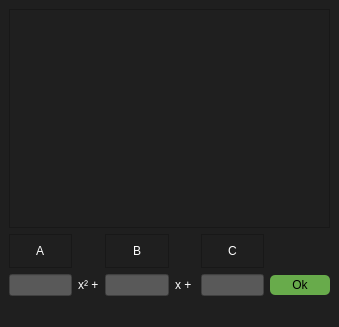
<?xml version="1.0" encoding="UTF-8"?>
<ui version="4.0">
 <class>MainWindow</class>
 <widget class="QMainWindow" name="MainWindow">
  <property name="geometry">
   <rect>
    <x>0</x>
    <y>0</y>
    <width>339</width>
    <height>327</height>
   </rect>
  </property>
  <property name="windowTitle">
   <string>MainWindow</string>
  </property>
  <property name="styleSheet">
   <string notr="true">background-color: rgb(31, 31, 31);</string>
  </property>
  <widget class="QWidget" name="centralwidget">
   <layout class="QGridLayout" name="gridLayout">
    <item row="2" column="4">
     <widget class="QFrame" name="frameC">
      <property name="styleSheet">
       <string notr="true">color: rgb(255, 255, 255);</string>
      </property>
      <property name="frameShape">
       <enum>QFrame::StyledPanel</enum>
      </property>
      <property name="frameShadow">
       <enum>QFrame::Raised</enum>
      </property>
      <layout class="QHBoxLayout" name="horizontalLayout">
       <item alignment="Qt::AlignHCenter">
        <widget class="QLabel" name="textC">
         <property name="text">
          <string>C</string>
         </property>
        </widget>
       </item>
      </layout>
     </widget>
    </item>
    <item row="3" column="1">
     <widget class="QLabel" name="xquadrado">
      <property name="styleSheet">
       <string notr="true">color: rgb(255, 255, 255);</string>
      </property>
      <property name="text">
       <string>x² +</string>
      </property>
     </widget>
    </item>
    <item row="3" column="2">
     <widget class="QLineEdit" name="boxB">
      <property name="styleSheet">
       <string notr="true">background-color: rgb(89, 89, 89);</string>
      </property>
     </widget>
    </item>
    <item row="3" column="5">
     <widget class="QPushButton" name="ok">
      <property name="minimumSize">
       <size>
        <width>60</width>
        <height>20</height>
       </size>
      </property>
      <property name="styleSheet">
       <string notr="true">QPushButton{
background-color: rgb(104,171,75); 
color: rgb(0,0,0);
border-radius:5px;
}QPushButton::hover{
background-color: rgb(104,171,75); 
color: rgb(255,255,255);
border-radius:5px;
}QPushButton::pressed{
background-color: rgb(154,231,125); 
color: rgb(255,255,255);
border-radius:5px;
}</string>
      </property>
      <property name="text">
       <string>Ok</string>
      </property>
     </widget>
    </item>
    <item row="3" column="3">
     <widget class="QLabel" name="xmais">
      <property name="styleSheet">
       <string notr="true">color: rgb(255, 255, 255);</string>
      </property>
      <property name="text">
       <string>x + </string>
      </property>
     </widget>
    </item>
    <item row="3" column="4">
     <widget class="QLineEdit" name="boxC">
      <property name="styleSheet">
       <string notr="true">background-color: rgb(89, 89, 89);</string>
      </property>
     </widget>
    </item>
    <item row="2" column="2">
     <widget class="QFrame" name="frameB">
      <property name="sizePolicy">
       <sizepolicy hsizetype="Preferred" vsizetype="Preferred">
        <horstretch>0</horstretch>
        <verstretch>0</verstretch>
       </sizepolicy>
      </property>
      <property name="styleSheet">
       <string notr="true">color: rgb(255, 255, 255);</string>
      </property>
      <property name="frameShape">
       <enum>QFrame::StyledPanel</enum>
      </property>
      <property name="frameShadow">
       <enum>QFrame::Raised</enum>
      </property>
      <layout class="QHBoxLayout" name="horizontalLayout_2">
       <item alignment="Qt::AlignHCenter|Qt::AlignVCenter">
        <widget class="QLabel" name="textB">
         <property name="text">
          <string>B</string>
         </property>
        </widget>
       </item>
      </layout>
     </widget>
    </item>
    <item row="2" column="0">
     <widget class="QFrame" name="frameA">
      <property name="styleSheet">
       <string notr="true">color: rgb(255, 255, 255);</string>
      </property>
      <property name="frameShape">
       <enum>QFrame::StyledPanel</enum>
      </property>
      <property name="frameShadow">
       <enum>QFrame::Raised</enum>
      </property>
      <layout class="QHBoxLayout" name="horizontalLayout_3">
       <item alignment="Qt::AlignHCenter">
        <widget class="QLabel" name="textA">
         <property name="text">
          <string>A</string>
         </property>
        </widget>
       </item>
      </layout>
     </widget>
    </item>
    <item row="0" column="0" colspan="6">
     <widget class="QFrame" name="tela">
      <property name="sizePolicy">
       <sizepolicy hsizetype="Preferred" vsizetype="Preferred">
        <horstretch>0</horstretch>
        <verstretch>3</verstretch>
       </sizepolicy>
      </property>
      <property name="minimumSize">
       <size>
        <width>300</width>
        <height>200</height>
       </size>
      </property>
      <property name="sizeIncrement">
       <size>
        <width>0</width>
        <height>0</height>
       </size>
      </property>
      <property name="frameShape">
       <enum>QFrame::StyledPanel</enum>
      </property>
      <property name="frameShadow">
       <enum>QFrame::Raised</enum>
      </property>
     </widget>
    </item>
    <item row="3" column="0">
     <widget class="QLineEdit" name="boxA">
      <property name="styleSheet">
       <string notr="true">background-color: rgb(89, 89, 89);</string>
      </property>
     </widget>
    </item>
   </layout>
  </widget>
  <widget class="QMenuBar" name="menubar">
   <property name="enabled">
    <bool>false</bool>
   </property>
   <property name="geometry">
    <rect>
     <x>0</x>
     <y>0</y>
     <width>339</width>
     <height>21</height>
    </rect>
   </property>
  </widget>
  <widget class="QStatusBar" name="statusbar">
   <property name="enabled">
    <bool>false</bool>
   </property>
  </widget>
 </widget>
 <tabstops>
  <tabstop>boxA</tabstop>
  <tabstop>boxB</tabstop>
  <tabstop>boxC</tabstop>
  <tabstop>ok</tabstop>
 </tabstops>
 <resources/>
 <connections/>
</ui>
